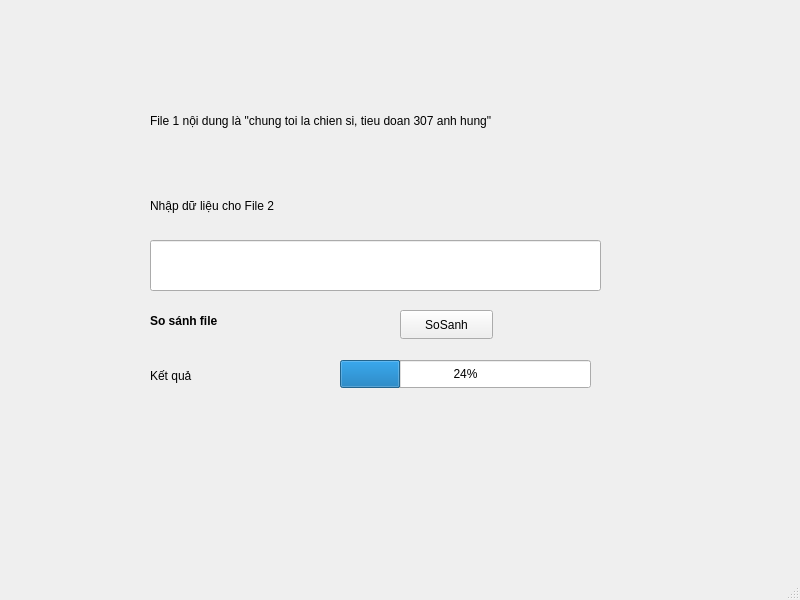
<?xml version="1.0" encoding="UTF-8"?>
<ui version="4.0">
 <class>MainWindow</class>
 <widget class="QMainWindow" name="MainWindow">
  <property name="geometry">
   <rect>
    <x>0</x>
    <y>0</y>
    <width>800</width>
    <height>600</height>
   </rect>
  </property>
  <property name="windowTitle">
   <string>MainWindow</string>
  </property>
  <widget class="QWidget" name="centralwidget">
   <widget class="QPushButton" name="pushButton">
    <property name="geometry">
     <rect>
      <x>400</x>
      <y>310</y>
      <width>93</width>
      <height>29</height>
     </rect>
    </property>
    <property name="text">
     <string>SoSanh</string>
    </property>
   </widget>
   <widget class="QLabel" name="compoF">
    <property name="geometry">
     <rect>
      <x>150</x>
      <y>300</y>
      <width>171</width>
      <height>41</height>
     </rect>
    </property>
    <property name="font">
     <font>
      <bold>true</bold>
     </font>
    </property>
    <property name="text">
     <string>So sánh file</string>
    </property>
   </widget>
   <widget class="QLabel" name="dataF2">
    <property name="geometry">
     <rect>
      <x>150</x>
      <y>170</y>
      <width>461</width>
      <height>71</height>
     </rect>
    </property>
    <property name="font">
     <font>
      <bold>false</bold>
     </font>
    </property>
    <property name="autoFillBackground">
     <bool>false</bool>
    </property>
    <property name="midLineWidth">
     <number>1</number>
    </property>
    <property name="text">
     <string>Nhập dữ liệu cho File 2</string>
    </property>
   </widget>
   <widget class="QLineEdit" name="editF2">
    <property name="geometry">
     <rect>
      <x>150</x>
      <y>240</y>
      <width>451</width>
      <height>51</height>
     </rect>
    </property>
   </widget>
   <widget class="QLabel" name="RetureF">
    <property name="geometry">
     <rect>
      <x>150</x>
      <y>360</y>
      <width>201</width>
      <height>31</height>
     </rect>
    </property>
    <property name="text">
     <string>Kết quả</string>
    </property>
   </widget>
   <widget class="QProgressBar" name="progressBar">
    <property name="geometry">
     <rect>
      <x>340</x>
      <y>360</y>
      <width>251</width>
      <height>28</height>
     </rect>
    </property>
    <property name="value">
     <number>24</number>
    </property>
   </widget>
   <widget class="QLabel" name="label">
    <property name="geometry">
     <rect>
      <x>150</x>
      <y>80</y>
      <width>461</width>
      <height>81</height>
     </rect>
    </property>
    <property name="text">
     <string>File 1 nội dung là &quot;chung toi la chien si, tieu doan 307 anh hung&quot;</string>
    </property>
   </widget>
  </widget>
  <widget class="QMenuBar" name="menubar">
   <property name="geometry">
    <rect>
     <x>0</x>
     <y>0</y>
     <width>800</width>
     <height>26</height>
    </rect>
   </property>
  </widget>
  <widget class="QStatusBar" name="statusbar"/>
 </widget>
 <resources/>
 <connections/>
</ui>
